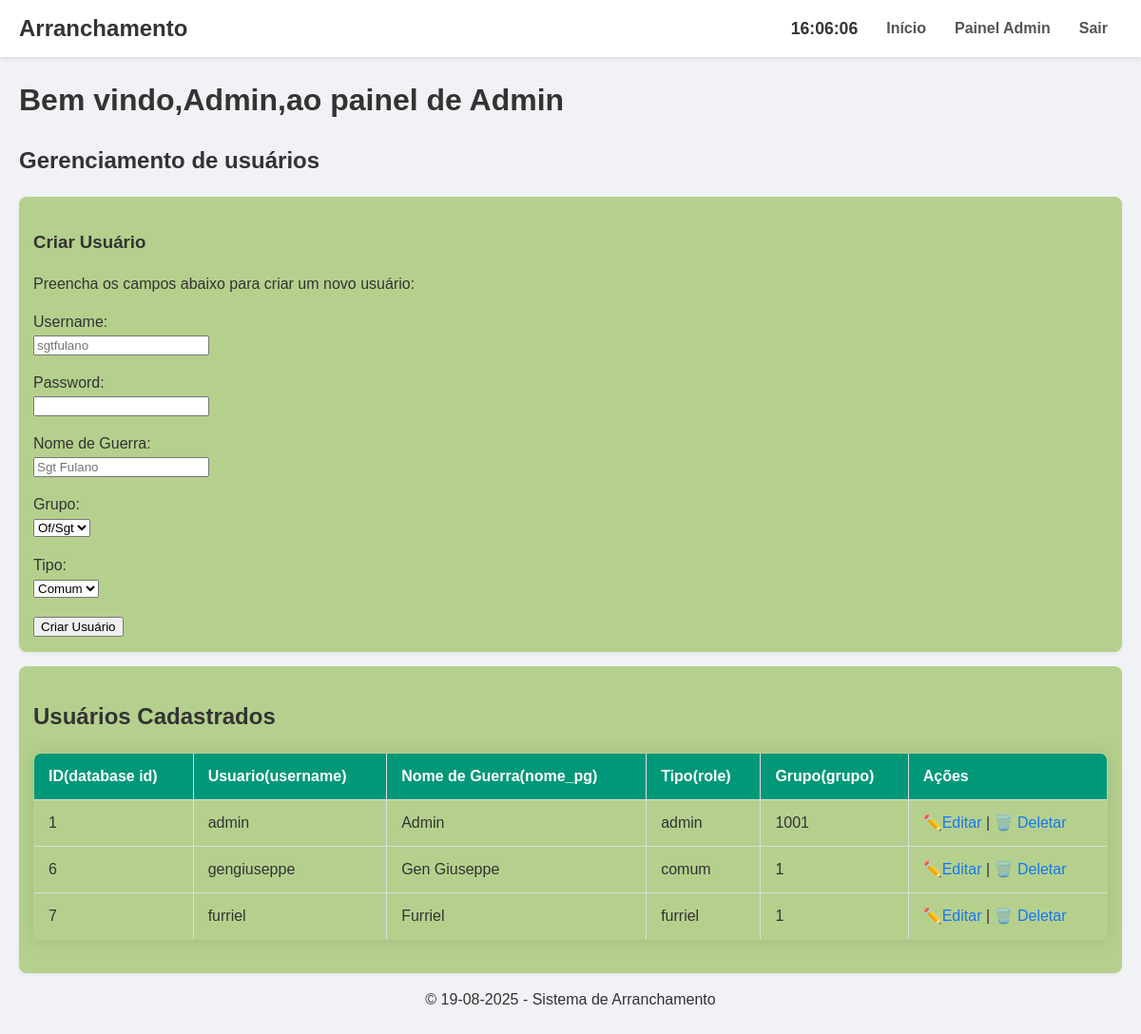
Before: /config/admin/admin.php (signed in) with the older database file.
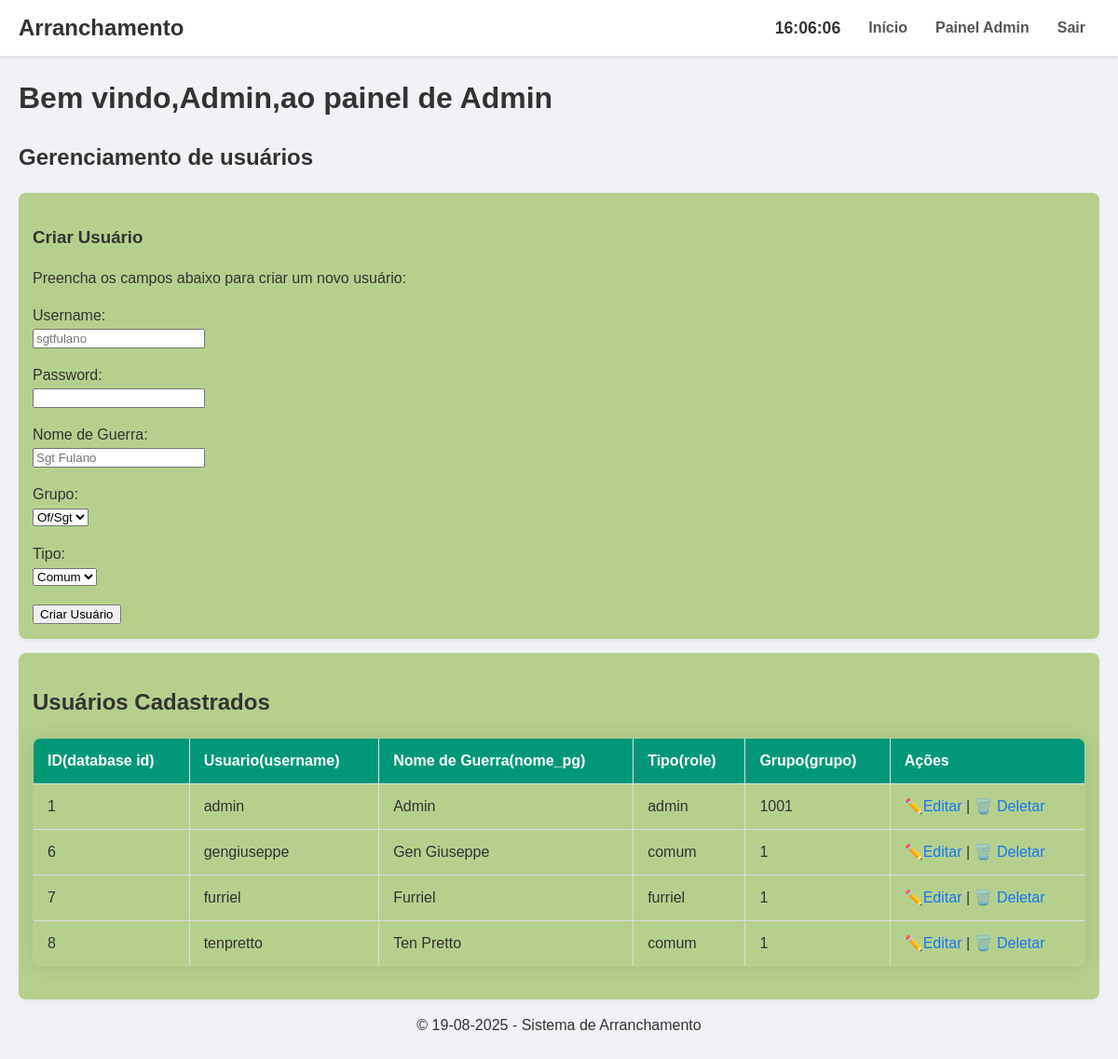
After: the same page with the newer database file.
### tables this page shows
CREATE TABLE users (
    id INTEGER PRIMARY KEY AUTOINCREMENT,
    username TEXT NOT NULL UNIQUE,
    password TEXT NOT NULL,
    nome_pg TEXT NOT NULL,
    role TEXT CHECK(role IN ('admin','furriel','comum')) NOT NULL DEFAULT 'comum',
    grupo INTEGER NOT NULL
);

### config/admin/admin.php (the view, shortened to what this page needs)
<?php
include __DIR__ . '/../../lib/header.php';
function listUsers(){
    echo '<div class="card"><h2>Usuários Cadastrados</h2>';
    try {
        $pdo = DbConnection();
        $stmt = $pdo->query("SELECT id, username, nome_pg, role, grupo FROM users");
        $users = $stmt->fetchAll(PDO::FETCH_ASSOC);
        echo "<table border='1'>
            <tr>
                <th>ID(database id)</th>
                <th>Usuario(username)</th>
                <th>Nome de Guerra(nome_pg)</th>
                <th>Tipo(role)</th>
                <th>Grupo(grupo)</th>
                <th>Ações</th>
            </tr>";
        foreach ($users as $user) {
            echo "<tr>";
            echo "<td>" . htmlspecialchars($user['id']) . "</td>";
            echo "<td>" . htmlspecialchars($user['username']) . "</td>";
            echo "<td>" . htmlspecialchars($user['nome_pg']) . "</td>";
            echo "<td>" . htmlspecialchars($user['role']) . "</td>";
            echo "<td>" . htmlspecialchars($user['grupo']) . "</td>";
            echo "<td>
                    <a href='#' data-action='edit' data-user='".htmlspecialchars(json_encode($user), ENT_QUOTES, 'UTF-8')."'>✏️Editar</a> |
                    <a href='delete_user.php?action=delete&id=" . $user['id'] . "' onclick='return confirm(\"Tem certeza?\");'>🗑️ Deletar</a>
                  </td>";
            echo "</tr>";
        }
        echo "</table> </div>";
    } catch (PDOException $e) {
        echo "<strong>ERRO:</strong> " . htmlspecialchars($e->getMessage());
    }
}
?>
<?php
echo "<h1>Bem vindo,". htmlspecialchars($_SESSION['auth_data']['nome_pg']).",ao painel de Admin</h1>";
?>
    <h2>Gerenciamento de usuários</h2>
<div id="create_user" class="card painel">
        <h3>Criar Usuário</h3>
        <p>Preencha os campos abaixo para criar um novo usuário:</p>
        <form action="create_user.php" method="POST">
        <p>
            <label for="username">Username:</label><br>
            <input type="text" id="username" name="username" placeholder="sgtfulano" required>
        </p>
        <p>
            <label for="password">Password:</label><br>
            <input type="password" id="password" name="password" required>
        </p>
        <p>
            <label for="nome_pg">Nome de Guerra:</label><br>
            <input type="text" id="nome_pg" name="nome_pg" placeholder="Sgt Fulano" required>
        </p>
        <p>
            <label for="grupo">Grupo:</label><br>
            <select type="number" id="grupo" name="grupo" required >
                <option value=1> Of/Sgt </option>
            </select>
        </p>
        <p>
            <label for="role">Tipo:</label><br>
            <select id="role" name="role" required>
                <option value="comum">Comum</option>
            </select>
        </p>
        <button type="submit">Criar Usuário</button>
    </form>
    </div>
<?php
listUsers();
include __DIR__ . '/../../lib/footer.php';
?>

### lib/header.php (shortened to what this page needs)
<!DOCTYPE html>
<html lang="pt-BR">
<head>
    <link rel="stylesheet" href="/public/css/styles.css">
</head>
<body>
    <header>
        <nav class="navbar">
            <a href="/index.php" class="logo">Arranchamento</a>
            <div class="navbar-right">
                <span id="relogio"></span>
                <ul class="menu">
                    <li><a href="/index.php">Início</a></li>
                    <?php if (isset($_SESSION['auth_data'])):  ?>
                        <?php if ($_SESSION['auth_data']['role'] === 'comum'): ?>
                            <li><a href="/public/dashboard.php">Minhas Seleções</a></li>
                        <?php elseif ($_SESSION['auth_data']['role'] === 'furriel'): ?>
                            <li><a href="/config/furriel/furriel.php">Painel Furriel</a></li>
                        <?php elseif ($_SESSION['auth_data']['role'] === 'admin'): ?>
                            <li><a href="/config/admin/admin.php">Painel Admin</a></li>
                        <?php endif; ?>
                        <li><a href="/lib/logout.php">Sair</a></li>
                    <?php endif;  ?>
                </ul>
            </div>
        </nav>
    </header>
    <main>

### lib/footer.php (shortened to what this page needs)
    </main>
    <footer align="center">
        <p>&copy; <?php echo date("d-m-Y"); ?> - Sistema de Arranchamento</p>
    </footer>
</body>
</html>

### public/css/styles.css (style rules this page uses)
body { font-family: Arial, sans-serif; background-color: #f0f2f5; color: #333; margin: 0; padding: 20px; line-height: 1.5; }
.card { background-color: #98c059a9; border-radius: 8px; padding: 15px; margin-bottom: 15px; box-shadow: 0 2px 4px rgba(0, 0, 0, 0.05); }
p { margin-bottom: 1em; }
a { color: #1877f2; text-decoration: none; transition: color 0.3s; }
table { width: 100%; border-collapse: collapse; margin: 20px 0; font-size: 1em; box-shadow: 0 0 20px rgba(0, 0, 0, 0.10); border-radius: 8px; overflow: hidden; }
table th, table td { padding: 12px 15px; border: 1px solid #ddd; text-align: left; }
table th { background-color: #009879; color: #ffffff; font-weight: bold; }
header { background-color: #ffffff; padding: 0 20px; box-shadow: 0 2px 4px rgba(0,0,0,0.1); margin: -20px -20px 20px -20px; }
.navbar { display: flex; justify-content: space-between; align-items: center; height: 60px; max-width: 1200px; margin: 0 auto; }
.navbar-right { display: flex; align-items: center; gap: 15px; }
#relogio { font-weight: bold; color: #333; font-size: 1.1em; }
.navbar .logo { font-size: 1.5em; font-weight: bold; color: #333; }
.navbar .menu { list-style: none; margin: 0; padding: 0; display: flex; }
.navbar .menu li a { display: block; padding: 20px 15px; color: #555; font-weight: bold; transition: background-color 0.3s, color 0.3s; }

Changed rows visible on the page:
added users: id "8", username "tenpretto", nome_pg "Ten Pretto", role "comum", grupo "1"
